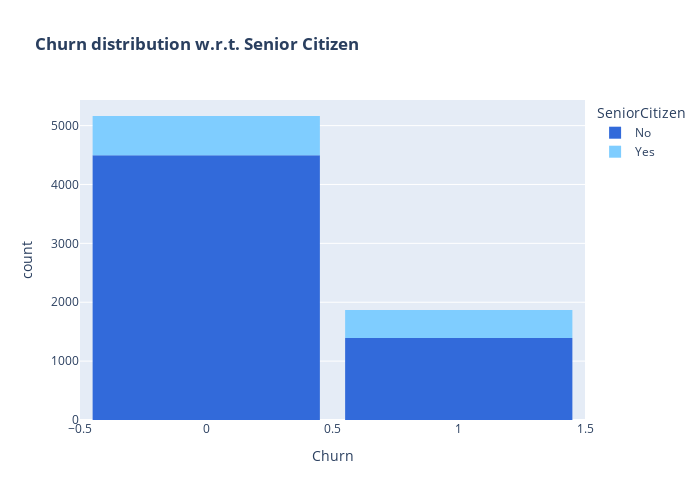

The code cell stored with this chart in its notebook:
### Markdown cell above
* On the above visual, a conclusion can be obtained such that customers without dependents and customers who have partners are more likely to churn while senior citizens being the most of churn.
---
<span style="font-family:serif; font-size:23px;"> Churn Distribution w.r.t Senior Citizens </span>

### Code cell
color_map = {"Yes": '#7fcdff', "No": '#326ada'}
fig = px.histogram(df, x="Churn", color="SeniorCitizen", title="<b>Churn distribution w.r.t. Senior Citizen</b>", color_discrete_map=color_map)
fig.update_layout(width=700, height=500, bargap=0.1)
fig.show()

### Figure 1 — Plotly figure (JSON) as saved in the notebook; plotly's stock layout.template omitted (floating-point values rounded to 4 significant figures; data arrays with more than 128 entries replaced by an {"elided": "..."} marker saying what was removed)
{"data": [{"alignmentgroup": "True", "bingroup": "x", "hovertemplate": "SeniorCitizen=No<br>Churn=%{x}<br>count=%{y}<extra></extra>", "legendgroup": "No", "marker": {"color": "#326ada", "pattern": {"shape": ""}}, "name": "No", "offsetgroup": "No", "orientation": "v", "showlegend": true, "type": "histogram", "x": {"elided": "5890 int values"}, "xaxis": "x", "yaxis": "y"}, {"alignmentgroup": "True", "bingroup": "x", "hovertemplate": "SeniorCitizen=Yes<br>Churn=%{x}<br>count=%{y}<extra></extra>", "legendgroup": "Yes", "marker": {"color": "#7fcdff", "pattern": {"shape": ""}}, "name": "Yes", "offsetgroup": "Yes", "orientation": "v", "showlegend": true, "type": "histogram", "x": {"elided": "1142 int values"}, "xaxis": "x", "yaxis": "y"}], "layout": {"bargap": 0.1, "barmode": "relative", "height": 500, "legend": {"title": {"text": "SeniorCitizen"}, "tracegroupgap": 0}, "title": {"text": "<b>Churn distribution w.r.t. Senior Citizen</b>"}, "width": 700, "xaxis": {"anchor": "y", "domain": [0, 1], "title": {"text": "Churn"}}, "yaxis": {"anchor": "x", "domain": [0, 1], "title": {"text": "count"}}}}
